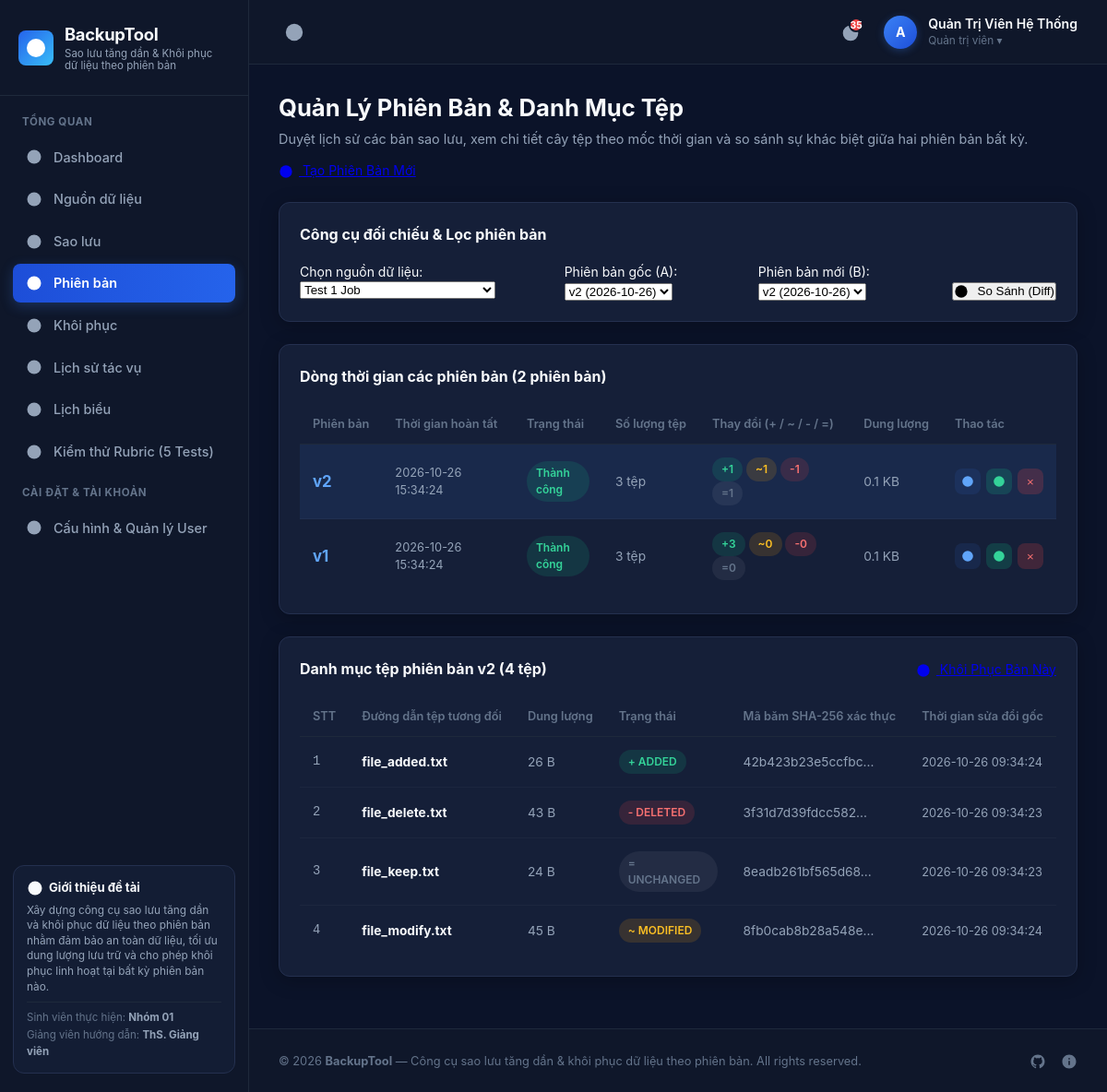
Page /versions.php?job_id=2 (signed in) on the committed database.
### tables this page shows
CREATE TABLE IF NOT EXISTS `users` (
    `id` INT AUTO_INCREMENT PRIMARY KEY,
    `username` VARCHAR(50) NOT NULL UNIQUE,
    `email` VARCHAR(150) NOT NULL UNIQUE,
    `password_hash` VARCHAR(255) NOT NULL,
    `full_name` VARCHAR(100) NOT NULL,
    `role` ENUM('ADMIN', 'OPERATOR', 'VIEWER') DEFAULT 'OPERATOR',
    `avatar` VARCHAR(255) NULL,
    `created_at` DATETIME DEFAULT CURRENT_TIMESTAMP,
    `last_login` DATETIME NULL,
    `status` ENUM('ACTIVE', 'SUSPENDED') DEFAULT 'ACTIVE',
    INDEX `idx_users_username` (`username`),
    INDEX `idx_users_email` (`email`)
);

CREATE TABLE IF NOT EXISTS `versions` (
    `id` INT AUTO_INCREMENT PRIMARY KEY,
    `job_id` INT NOT NULL,
    `version_number` INT UNSIGNED NOT NULL,
    `status` ENUM('IN_PROGRESS', 'COMPLETED', 'FAILED') DEFAULT 'IN_PROGRESS',
    `total_files` INT UNSIGNED DEFAULT 0,
    `total_bytes` BIGINT UNSIGNED DEFAULT 0,
    `added_count` INT UNSIGNED DEFAULT 0,
    `modified_count` INT UNSIGNED DEFAULT 0,
    `deleted_count` INT UNSIGNED DEFAULT 0,
    `unchanged_count` INT UNSIGNED DEFAULT 0,
    `started_at` DATETIME DEFAULT CURRENT_TIMESTAMP,
    `completed_at` DATETIME NULL,
    FOREIGN KEY (`job_id`) REFERENCES `backup_jobs`(`id`) ON DELETE CASCADE,
    INDEX `idx_versions_job_status` (`job_id`, `status`)
);

CREATE TABLE IF NOT EXISTS `entries` (
    `id` INT AUTO_INCREMENT PRIMARY KEY,
    `version_id` INT NOT NULL,
    `object_id` INT NULL,
    `relative_path` VARCHAR(500) NOT NULL,
    `file_size` BIGINT UNSIGNED DEFAULT 0,
    `file_mtime` VARCHAR(30) NULL,
    `change_type` ENUM('ADDED', 'MODIFIED', 'DELETED', 'UNCHANGED') NOT NULL,
    `verified_hash` CHAR(64) NULL,
    FOREIGN KEY (`version_id`) REFERENCES `versions`(`id`) ON DELETE CASCADE,
    FOREIGN KEY (`object_id`) REFERENCES `objects`(`id`) ON DELETE SET NULL,
    INDEX `idx_entries_version` (`version_id`),
    INDEX `idx_entries_path` (`relative_path`(191))
);

### versions.php (the view, shortened to what the rows shown need)
<?php
require_once __DIR__ . '/core/Icons.php';
require_once __DIR__ . '/core/Auth.php';
$pdo = Database::getConnection();
$jobsStmt = $pdo->query("SELECT * FROM `backup_jobs` ORDER BY id DESC");
$allJobs = $jobsStmt->fetchAll();
$jobId = (int)($_GET['job_id'] ?? ($allJobs[0]['id'] ?? 0));
$versionId = (int)($_GET['version_id'] ?? 0);
$versionsQuery = "SELECT v.*, j.name as job_name FROM `versions` v JOIN `backup_jobs` j ON v.job_id = j.id";
if ($jobId > 0) {
    $versionsQuery .= " WHERE v.job_id = {$jobId}";
}
$versionsQuery .= " ORDER BY v.version_number DESC";
$versions = $pdo->query($versionsQuery)->fetchAll();
if ($versionId <= 0 && !empty($versions)) {
    $versionId = (int)$versions[0]['id'];
}
$selectedVersion = null;
$entries = [];
if ($versionId > 0) {
    $stmtVer = $pdo->prepare("SELECT v.*, j.name as job_name FROM `versions` v JOIN `backup_jobs` j ON v.job_id = j.id WHERE v.id = ?");
    $stmtVer->execute([$versionId]);
    $selectedVersion = $stmtVer->fetch();
    $stmtEntries = $pdo->prepare("
        SELECT e.*, o.storage_path
        FROM `entries` e
        LEFT JOIN `objects` o ON e.object_id = o.id
        WHERE e.version_id = ?
        ORDER BY e.relative_path ASC
    ");
    $stmtEntries->execute([$versionId]);
    $entries = $stmtEntries->fetchAll();
}
require_once __DIR__ . '/views/header.php';
?>
<div style="margin-bottom: 24px; display: flex; align-items: center; justify-content: space-between; flex-wrap: wrap; gap: 12px;">
    <div>
        <h1 style="font-size: 1.6rem; font-weight: 700; color: var(--text-main);">
            Quản Lý Phiên Bản & Danh Mục Tệp
        </h1>
    </div>
</div>
<div class="dashboard-card" style="margin-bottom: 24px;">
    <div class="table-responsive">
        <table class="custom-table">
            <thead>
                <tr>
                    <th>Phiên bản</th>
                    <th>Thời gian hoàn tất</th>
                    <th>Trạng thái</th>
                    <th>Số lượng tệp</th>
                    <th>Thay đổi (+ / ~ / - / =)</th>
                    <th>Dung lượng</th>
                    <th>Thao tác</th>
                </tr>
            </thead>
            <tbody>
                <?php if (empty($versions)): ?>
                    <tr><td colspan="7" style="text-align: center; padding: 24px; color: var(--text-dim);">Chưa có phiên bản nào cho nguồn dữ liệu này.</td></tr>
                <?php else: ?>
                    <?php foreach ($versions as $v): ?>
                    <tr style="<?= ($v['id'] == $versionId) ? 'background-color: rgba(59, 130, 246, 0.1);' : '' ?>">
                        <td>
                            <strong style="color: #60a5fa; font-size: 1.05rem;">v<?= $v['version_number'] ?></strong>
                        </td>
                        <td style="font-size: 0.8rem;"><?= htmlspecialchars($v['completed_at'] ?? $v['started_at']) ?></td>
                        <td>
                            <?php if ($v['status'] === 'COMPLETED'): ?>
                                <span class="pill-badge success">Thành công</span>
                            <?php elseif ($v['status'] === 'IN_PROGRESS'): ?>
                                <span class="pill-badge warning">Đang chạy</span>
                            <?php else: ?>
                                <span class="pill-badge danger">Thất bại</span>
                            <?php endif; ?>
                        </td>
                        <td><?= number_format((int)$v['total_files']) ?> tệp</td>
                        <td>
                            <span class="pill-badge success">+<?= $v['added_count'] ?></span>
                            <span class="pill-badge warning">~<?= $v['modified_count'] ?></span>
                            <span class="pill-badge danger">-<?= $v['deleted_count'] ?></span>
                            <span class="pill-badge" style="background: rgba(255,255,255,0.06); color: var(--text-dim);">=<?= $v['unchanged_count'] ?></span>
                        </td>
                        <td><?= number_format((int)$v['total_bytes'] / 1024, 1) ?> KB</td>
                        <td>
                            <div class="action-btns">
                                <a href="versions.php?job_id=<?= $jobId ?>&version_id=<?= $v['id'] ?>" class="icon-action-btn" title="Xem danh mục tệp">
                                    <?= Icons::get('eye') ?>
                                </a>
                                <?php if ($v['status'] === 'COMPLETED'): ?>
                                <a href="restore.php?version_id=<?= $v['id'] ?>" class="icon-action-btn" title="Khôi phục phiên bản này" style="background-color: rgba(16, 185, 129, 0.2); color: #34d399;">
                                    <?= Icons::get('restore') ?>
                                </a>
                                <?php endif; ?>
                                <form action="versions.php?job_id=<?= $jobId ?>" method="POST" style="display: inline;" onsubmit="return confirm('Bạn có chắc chắn muốn xóa bản ghi phiên bản này?');">
                                    <button type="submit" class="icon-action-btn" title="Xóa phiên bản" style="background-color: rgba(239, 68, 68, 0.2); color: #f87171;">
                                        &times;
                                    </button>
                                </form>
                            </div>
                        </td>
                    </tr>
                    <?php endforeach; ?>
                <?php endif; ?>
            </tbody>
        </table>
    </div>
</div>
<?php if ($selectedVersion): ?>
<div class="dashboard-card">
    <div class="card-title-group">
        <div class="card-heading">
            Danh mục tệp phiên bản v<?= $selectedVersion['version_number'] ?> (<?= count($entries) ?> tệp)
        </div>
        <div>
            <a href="restore.php?version_id=<?= $selectedVersion['id'] ?>" class="btn btn-primary btn-sm">
                <?= Icons::get('restore') ?>
                <span>Khôi Phục Bản Này</span>
            </a>
        </div>
    </div>
    <div class="table-responsive">
        <table class="custom-table">
            <thead>
                <tr>
                    <th style="width: 50px;">STT</th>
                    <th>Đường dẫn tệp tương đối</th>
                    <th>Dung lượng</th>
                    <th>Trạng thái</th>
                    <th>Mã băm SHA-256 xác thực</th>
                    <th>Thời gian sửa đổi gốc</th>
                </tr>
            </thead>
            <tbody>
                <?php $idx = 1; foreach ($entries as $e): ?>
                <tr>
                    <td class="table-id"><?= $idx++ ?></td>
                    <td><strong style="color: var(--text-main);"><?= htmlspecialchars($e['relative_path']) ?></strong></td>
                    <td><?= number_format((int)$e['file_size']) ?> B</td>
                    <td>
                        <?php if ($e['change_type'] === 'ADDED'): ?>
                            <span class="pill-badge success">+ ADDED</span>
                        <?php elseif ($e['change_type'] === 'MODIFIED'): ?>
                            <span class="pill-badge warning">~ MODIFIED</span>
                        <?php elseif ($e['change_type'] === 'DELETED'): ?>
                            <span class="pill-badge danger">- DELETED</span>
                        <?php else: ?>
                            <span class="pill-badge" style="background: rgba(255,255,255,0.06); color: var(--text-dim);">= UNCHANGED</span>
                        <?php endif; ?>
                    </td>
                    <td>
                        <?php if ($e['verified_hash']): ?>
                            <span class="code-pill" title="<?= htmlspecialchars($e['verified_hash']) ?>"><?= substr($e['verified_hash'], 0, 16) ?>...</span>
                        <?php else: ?>
                            <span style="color: var(--text-dim);">(Không có)</span>
                        <?php endif; ?>
                    </td>
                    <td style="font-size: 0.8rem;"><?= htmlspecialchars($e['file_mtime'] ?? '') ?></td>
                </tr>
                <?php endforeach; ?>
            </tbody>
        </table>
    </div>
</div>
<?php endif; ?>
<?php require_once __DIR__ . '/views/footer.php'; ?>

### views/header.php (shortened to what the rows shown need)
<?php
require_once __DIR__ . '/../core/Icons.php';
require_once __DIR__ . '/../core/Auth.php';
$currentUser = Auth::user();
?>
<!DOCTYPE html>
<html lang="vi">
<head>
    <link rel="stylesheet" href="public/css/style.css">
</head>
<body>
<div class="app-container">
    <aside class="sidebar" id="appSidebar">
        <div class="sidebar-header">
            <div class="sidebar-logo-text">
                <h2>BackupTool</h2>
            </div>
        </div>
    </aside>
    <div class="main-content">
        <header class="topbar">
            <div class="topbar-right">
                <div class="user-dropdown-container" style="position: relative;">
                    <div class="user-profile" id="userMenuToggleBtn" style="cursor: pointer; user-select: none;">
                        <div class="user-avatar" style="background: <?= (($currentUser['role'] ?? '') === 'ADMIN') ? 'linear-gradient(135deg, #3b82f6, #1d4ed8)' : 'linear-gradient(135deg, #10b981, #059669)' ?>;">
                            <?= htmlspecialchars(strtoupper(substr($currentUser['username'] ?? 'U', 0, 1))) ?>
                        </div>
                        <div class="user-details">
                            <span class="user-name"><?= htmlspecialchars($currentUser['full_name'] ?? $currentUser['username'] ?? 'User') ?></span>
                            <span class="user-role"><?= (($currentUser['role'] ?? '') === 'ADMIN') ? 'Quản trị viên ▾' : 'Nhân viên vận hành ▾' ?></span>
                        </div>
                    </div>
                </div>
            </div>
        </header>
        <div class="page-body">

### core/Icons.php (shortened to what the rows shown need)
<?php
class Icons {
    public static function get(string $name, string $class = ''): string {
        $rawSvg = $icons[$name] ?? '<svg viewBox="0 0 24 24"><circle cx="12" cy="12" r="10"/></svg>';
        $svg = str_replace('<svg ', '<svg width="18" height="18" fill="currentColor" style="display:inline-block;vertical-align:middle;flex-shrink:0;" ', $rawSvg);
        return $svg;
    }
}

### rows in the picture
users: username "A", full_name "Quản Trị Viên Hệ Thống"
versions: version_number "2", completed_at "2026-10-26 15:34:24", status "Thành công", total_files "3", added_count "1", modified_count "1", deleted_count "1", unchanged_count "1", (int)$v['total_bytes']/1024 "0.1"
versions: version_number "1", completed_at "2026-10-26 15:34:24", status "Thành công", total_files "3", added_count "3", modified_count "0", deleted_count "0", unchanged_count "0", (int)$v['total_bytes']/1024 "0.1"
entries: relative_path "file_added.txt", file_size "26", change_type "+ ADDED", verified_hash "42b423b23e5ccfbc", file_mtime "2026-10-26 09:34:24"
entries: relative_path "file_delete.txt", file_size "43", change_type "- DELETED", verified_hash "3f31d7d39fdcc582", file_mtime "2026-10-26 09:34:23"
entries: relative_path "file_keep.txt", file_size "24", change_type "= UNCHANGED", verified_hash "8eadb261bf565d68", file_mtime "2026-10-26 09:34:23"
entries: relative_path "file_modify.txt", file_size "45", change_type "~ MODIFIED", verified_hash "8fb0cab8b28a548e", file_mtime "2026-10-26 09:34:24"

### other values in the picture
min($warningCount, 99) "35"
count($versions) "2"
count($entries) "4"
form field job_id "Test 1 Job"
